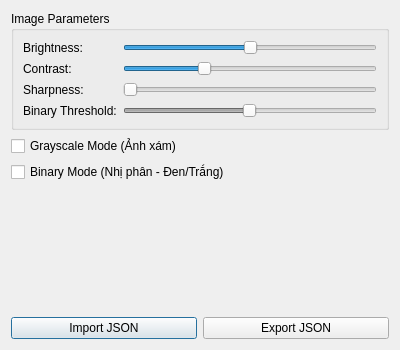
<?xml version="1.0" encoding="UTF-8"?>
<ui version="4.0">
 <class>Dialog</class>
 <widget class="QDialog" name="Dialog">
  <property name="geometry">
   <rect>
    <x>0</x>
    <y>0</y>
    <width>400</width>
    <height>350</height>
   </rect>
  </property>
  <property name="windowTitle">
   <string>Camera Image Settings</string>
  </property>
  <layout class="QVBoxLayout" name="verticalLayout">
   <item>
    <widget class="QGroupBox" name="groupBox">
     <property name="title">
      <string>Image Parameters</string>
     </property>
     <layout class="QFormLayout" name="formLayout">
      
      <item row="0" column="0">
       <widget class="QLabel" name="label">
        <property name="text">
         <string>Brightness:</string>
        </property>
       </widget>
      </item>
      <item row="0" column="1">
       <widget class="QSlider" name="slider_Brightness">
        <property name="minimum">
         <number>-100</number>
        </property>
        <property name="maximum">
         <number>100</number>
        </property>
        <property name="value">
         <number>0</number>
        </property>
        <property name="orientation">
         <enum>Qt::Horizontal</enum>
        </property>
       </widget>
      </item>

      <item row="1" column="0">
       <widget class="QLabel" name="label_2">
        <property name="text">
         <string>Contrast:</string>
        </property>
       </widget>
      </item>
      <item row="1" column="1">
       <widget class="QSlider" name="slider_Contrast">
        <property name="minimum">
         <number>10</number> </property>
        <property name="maximum">
         <number>300</number> </property>
        <property name="value">
         <number>100</number> </property>
        <property name="orientation">
         <enum>Qt::Horizontal</enum>
        </property>
       </widget>
      </item>

      <item row="2" column="0">
       <widget class="QLabel" name="label_3">
        <property name="text">
         <string>Sharpness:</string>
        </property>
       </widget>
      </item>
      <item row="2" column="1">
       <widget class="QSlider" name="slider_Sharpness">
        <property name="minimum">
         <number>0</number>
        </property>
        <property name="maximum">
         <number>10</number>
        </property>
        <property name="orientation">
         <enum>Qt::Horizontal</enum>
        </property>
       </widget>
      </item>
      
      <item row="3" column="0">
       <widget class="QLabel" name="label_4">
        <property name="text">
         <string>Binary Threshold:</string>
        </property>
       </widget>
      </item>
      <item row="3" column="1">
       <widget class="QSlider" name="slider_Threshold">
        <property name="enabled">
         <bool>false</bool>
        </property>
        <property name="maximum">
         <number>255</number>
        </property>
        <property name="value">
         <number>127</number>
        </property>
        <property name="orientation">
         <enum>Qt::Horizontal</enum>
        </property>
       </widget>
      </item>
     </layout>
    </widget>
   </item>

   <item>
    <widget class="QCheckBox" name="chk_Grayscale">
     <property name="text">
      <string>Grayscale Mode (Ảnh xám)</string>
     </property>
    </widget>
   </item>
   <item>
    <widget class="QCheckBox" name="chk_Binary">
     <property name="text">
      <string>Binary Mode (Nhị phân - Đen/Trắng)</string>
     </property>
    </widget>
   </item>
   
   <item>
    <spacer name="verticalSpacer">
     <property name="orientation">
      <enum>Qt::Vertical</enum>
     </property>
     <property name="sizeHint" stdset="0">
      <size>
       <width>20</width>
       <height>40</height>
      </size>
     </property>
    </spacer>
   </item>

   <item>
    <layout class="QHBoxLayout" name="horizontalLayout">
     <item>
      <widget class="QPushButton" name="btn_LoadJson">
       <property name="text">
        <string>Import JSON</string>
       </property>
      </widget>
     </item>
     <item>
      <widget class="QPushButton" name="btn_SaveJson">
       <property name="text">
        <string>Export JSON</string>
       </property>
      </widget>
     </item>
    </layout>
   </item>
  </layout>
 </widget>
 <resources/>
 <connections/>
</ui>
